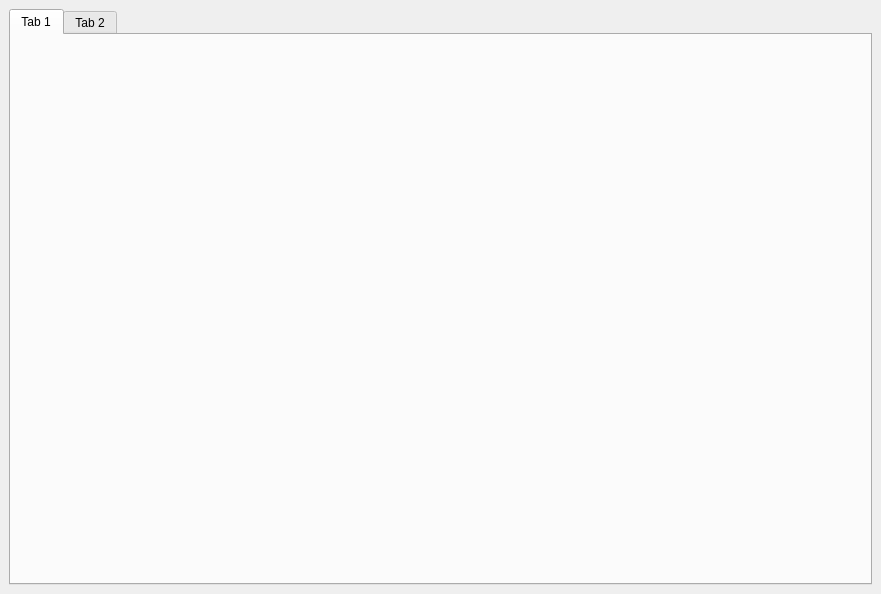
<?xml version="1.0" encoding="UTF-8"?>
<ui version="4.0">
 <class>MainWindow</class>
 <widget class="QMainWindow" name="MainWindow">
  <property name="geometry">
   <rect>
    <x>0</x>
    <y>0</y>
    <width>881</width>
    <height>594</height>
   </rect>
  </property>
  <property name="windowTitle">
   <string>MainWindow</string>
  </property>
  <widget class="QWidget" name="centralwidget">
   <layout class="QVBoxLayout" name="verticalLayout">
    <item>
     <widget class="QTabWidget" name="tabWidget">
      <property name="currentIndex">
       <number>0</number>
      </property>
      <property name="usesScrollButtons">
       <bool>false</bool>
      </property>
      <widget class="QWidget" name="tab">
       <attribute name="title">
        <string>Tab 1</string>
       </attribute>
       <layout class="QHBoxLayout" name="horizontalLayout_2">
        <item>
         <widget class="maintitelwidget" name="maintitel" native="true"/>
        </item>
       </layout>
      </widget>
      <widget class="QWidget" name="tab_2">
       <attribute name="title">
        <string>Tab 2</string>
       </attribute>
       <layout class="QHBoxLayout" name="horizontalLayout">
        <item>
         <widget class="gamingwidget" name="gaming" native="true"/>
        </item>
       </layout>
      </widget>
     </widget>
    </item>
   </layout>
  </widget>
  <action name="actionregret">
   <property name="text">
    <string>regret</string>
   </property>
  </action>
 </widget>
 <customwidgets>
  <customwidget>
   <class>maintitelwidget</class>
   <extends>QWidget</extends>
   <header location="global">maintitelwidget.h</header>
   <container>1</container>
  </customwidget>
  <customwidget>
   <class>gamingwidget</class>
   <extends>QWidget</extends>
   <header location="global">gamingwidget.h</header>
   <container>1</container>
  </customwidget>
 </customwidgets>
 <resources/>
 <connections/>
</ui>
